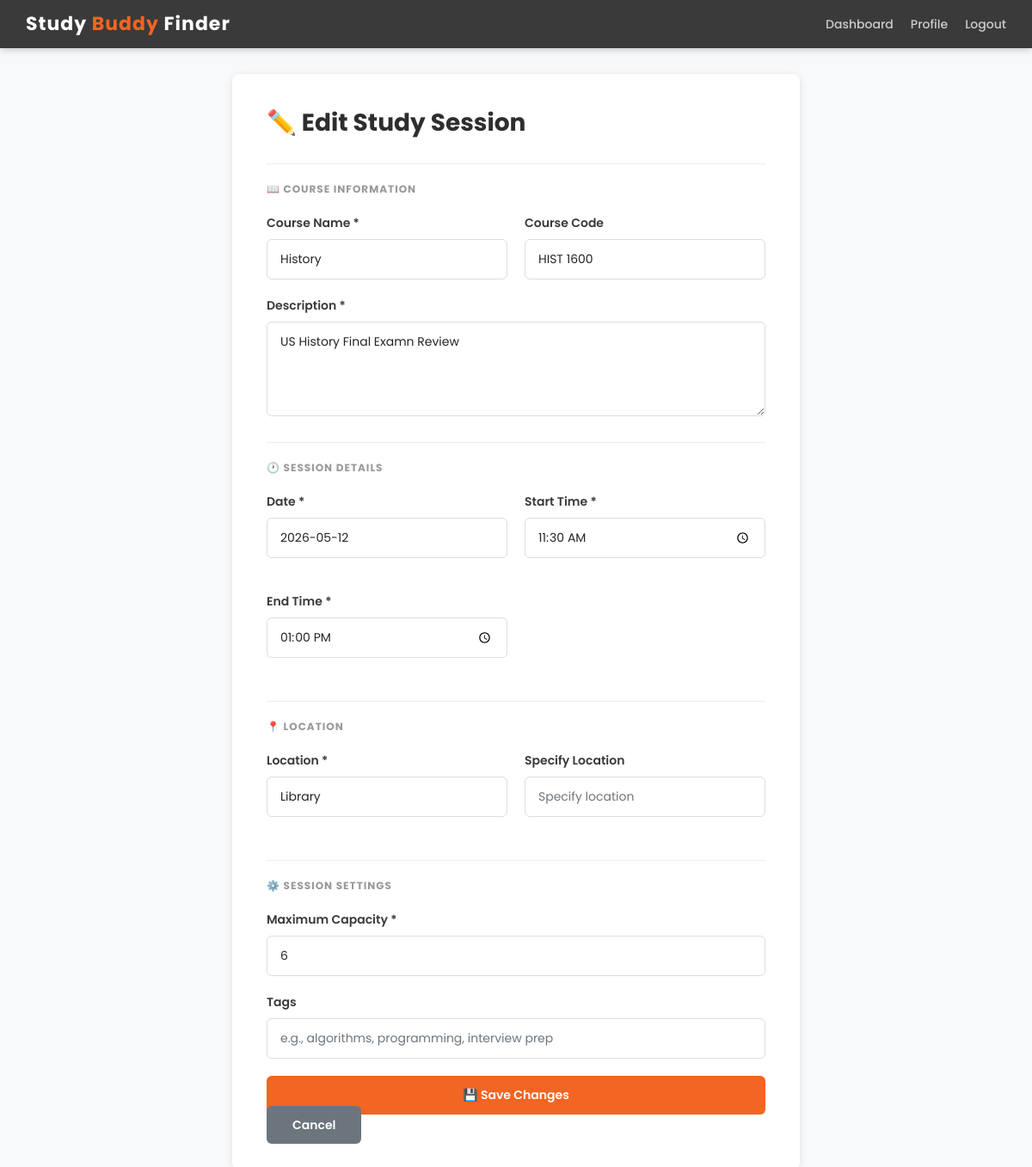
Screenshot of /session/3/edit/ (signed in) with the database file from the repository.
### testApp/models.py (models this page shows, shortened)
class StudySession(models.Model):
    LOCATION_CHOICES = [
        ('Library', 'Library'),
        ('Student Center', 'Student Center'),
        ('Cafe', 'Cafe'),
        ('Dormitory', 'Dormitory'),
        ('Classroom', 'Classroom'),
        ('Online', 'Online'),
        ('Other', 'Other'),
    ]
    creator = models.ForeignKey(User, on_delete=models.CASCADE, related_name='created_sessions')
    course_name = models.CharField(max_length=200)
    course_code = models.CharField(max_length=50, blank=True, null=True)
    description = models.TextField()
    location = models.CharField(max_length=100, choices=LOCATION_CHOICES)
    other_location = models.CharField(max_length=200, blank=True, null=True, help_text="Specify if location is 'Other'")
    date = models.DateField()
    start_time = models.TimeField()
    end_time = models.TimeField()
    max_capacity = models.IntegerField(default=5, validators=[MinValueValidator(1), MaxValueValidator(100)])
    current_members = models.ManyToManyField(User, through='SessionMembership', related_name='joined_sessions')
    subject_tags = models.CharField(max_length=200, blank=True, null=True, help_text="Comma-separated tags")
    created_at = models.DateTimeField(auto_now_add=True)
    updated_at = models.DateTimeField(auto_now=True)
    is_active = models.BooleanField(default=True)
    class Meta:
        ordering = ['-created_at']

### testApp/views.py (the view)
# urls.py: path('session/<int:pk>/edit/', views.edit_session, name='edit_session'),
@login_required(login_url='login')
def edit_session(request, pk):
    session = get_object_or_404(StudySession, pk=pk)
    if request.user != session.creator:
        messages.error(request, 'You can only edit your own sessions!')
        return redirect('dashboard')
    if request.method == 'POST':
        form = StudySessionForm(request.POST, instance=session)
        if form.is_valid():
            form.save()
            messages.success(request, 'Study session updated successfully!')
            return redirect('session_detail', pk=session.pk)
    else:
        form = StudySessionForm(instance=session)
    return render(request, 'edit_session.html', {'form': form, 'session': session})

### testApp/templates/edit_session.html (shortened to what this page needs)
<!DOCTYPE html>
<html>
<head>
    <link href="https://cdn.jsdelivr.net/npm/bootstrap@5.1.3/dist/css/bootstrap.min.css" rel="stylesheet">
</head>
<body>
    <div class="navbar">
        <h1>Study <span>Buddy</span> Finder</h1>
        <div class="navbar-links">
            <a href="{% url 'dashboard' %}">Dashboard</a>
            <a href="{% url 'user_profile' %}">Profile</a>
            <a href="{% url 'logout' %}">Logout</a>
        </div>
    </div>
    <div class="container-main">
        <div class="form-container">
            <h2 class="form-title">✏️ Edit Study Session</h2>
            <form method="POST" novalidate>
                <div class="section-divider">📖 Course Information</div>
                <div class="form-row">
                    <div class="form-group">
                        <label for="{{ form.course_name.id_for_label }}">Course Name *</label>
                        {{ form.course_name }}
                    </div>
                    <div class="form-group">
                        <label for="{{ form.course_code.id_for_label }}">Course Code</label>
                        {{ form.course_code }}
                    </div>
                </div>
                <div class="form-group">
                    <label for="{{ form.description.id_for_label }}">Description *</label>
                    {{ form.description }}
                </div>
                <div class="section-divider">🕐 Session Details</div>
                <div class="form-row">
                    <div class="form-group">
                        <label for="{{ form.date.id_for_label }}">Date *</label>
                        {{ form.date }}
                    </div>
                    <div class="form-group">
                        <label for="{{ form.start_time.id_for_label }}">Start Time *</label>
                        {{ form.start_time }}
                    </div>
                    <div class="form-group">
                        <label for="{{ form.end_time.id_for_label }}">End Time *</label>
                        {{ form.end_time }}
                    </div>
                </div>
                <div class="section-divider">📍 Location</div>
                <div class="form-row">
                    <div class="form-group">
                        <label for="{{ form.location.id_for_label }}">Location *</label>
                        {{ form.location }}
                    </div>
                    <div class="form-group">
                        <label for="{{ form.other_location.id_for_label }}">Specify Location</label>
                        {{ form.other_location }}
                    </div>
                </div>
                <div class="section-divider">⚙️ Session Settings</div>
                <div class="form-group">
                    <label for="{{ form.max_capacity.id_for_label }}">Maximum Capacity *</label>
                    {{ form.max_capacity }}
                </div>
                <div class="form-group">
                    <label for="{{ form.subject_tags.id_for_label }}">Tags</label>
                    {{ form.subject_tags }}
                </div>
                <button type="submit" class="btn-primary-custom">💾 Save Changes</button>
                <a href="{% url 'session_detail' session.pk %}" class="btn-secondary">Cancel</a>
            </form>
        </div>
    </div>
</body>
</html>

### testApp/templates/edit_session.html (style rules this page uses)
* { margin: 0; padding: 0; box-sizing: border-box; }
body { font-family: 'Poppins', sans-serif; background-color: #f8f9fa; color: #333; }
.navbar { background-color: #3a3a3a; padding: 15px 30px; display: flex; justify-content: space-between; align-items: center; box-shadow: 0 2px 8px rgba(0,0,0,0.2); }
.navbar h1 { color: white; font-size: 22px; font-weight: 700; letter-spacing: 1px; margin: 0; }
.navbar h1 span { color: #F26522; }
.navbar-links { display: flex; gap: 20px; align-items: center; }
.navbar a { color: #ccc; text-decoration: none; font-size: 14px; font-weight: 500; }
.container-main { max-width: 700px; margin: 30px auto; padding: 0 20px; }
.form-container { background: white; padding: 40px; border-radius: 8px; box-shadow: 0 2px 8px rgba(0,0,0,0.1); }
.form-title { font-size: 28px; font-weight: 700; color: #2e2e2e; margin-bottom: 30px; display: flex; align-items: center; gap: 10px; }
.form-group { margin-bottom: 20px; }
.form-group label { font-weight: 600; color: #3a3a3a; display: block; margin-bottom: 8px; font-size: 14px; }
.form-group input, .form-group select, .form-group textarea { width: 100%; padding: 12px 15px; border: 1px solid #ddd; border-radius: 6px; font-family: 'Poppins', sans-serif; font-size: 14px; transition: border 0.2s; }
.form-row { display: grid; grid-template-columns: repeat(auto-fit, minmax(200px, 1fr)); gap: 20px; }
.section-divider { font-size: 12px; font-weight: 700; color: #999; text-transform: uppercase; letter-spacing: 1px; margin: 30px 0 20px 0; padding-top: 20px; border-top: 1px solid #eee; }
.btn-primary-custom { background-color: #F26522; color: white; padding: 12px 30px; border: none; border-radius: 6px; font-size: 14px; cursor: pointer; text-decoration: none; font-weight: 600; transition: background 0.2s; font-family: 'Poppins', sans-serif; width: 100%; }
.btn-secondary { background-color: #6c757d; color: white; padding: 12px 30px; border: none; border-radius: 6px; font-size: 14px; cursor: pointer; text-decoration: none; font-weight: 600; transition: background 0.2s; font-family: 'Poppins', sans-serif; width: 100%; margin-top: 10px; }

### rows the page displays
StudySession: course_name "History", course_code "HIST 1600", description "US History Final Examn Review", date "2026-05-12", start_time "11:30:00", end_time "13:00:00", location "Library", max_capacity "6"
